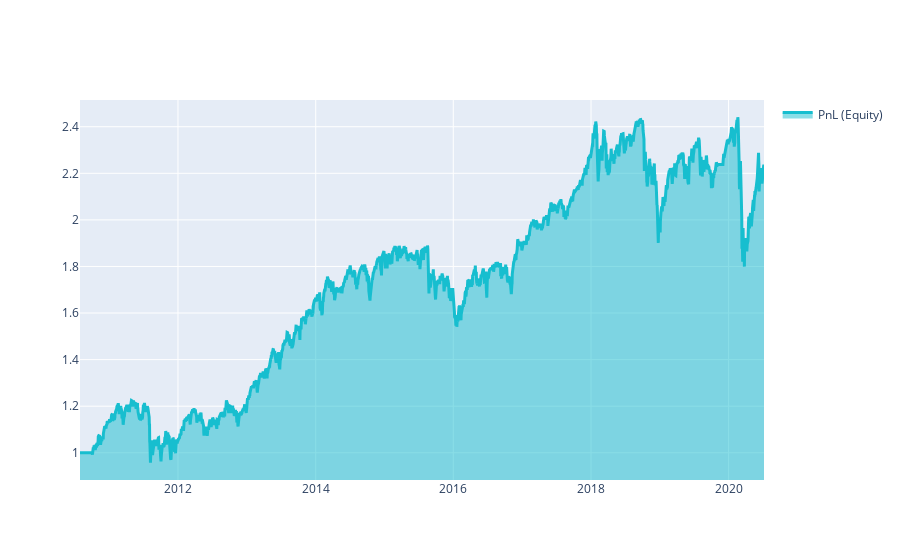

The notebook cell this image was saved under:
### Code cell
# show plot with profit and losses:
performance = stat.to_pandas()["equity"]
qngraph.make_plot_filled(performance.index, performance, name="PnL (Equity)")

### Figure 1 — Plotly figure (JSON) as saved in the notebook; plotly's stock layout.template omitted (floating-point values rounded to 4 significant figures; data arrays with more than 128 entries replaced by an {"elided": "..."} marker saying what was removed)
{"data": [{"fill": "tonexty", "line": {"color": "#17BECF", "width": 3}, "name": "PnL (Equity)", "type": "scatter", "x": {"elided": "2501 str values"}, "y": {"elided": "2501 float values"}}], "layout": {"showlegend": true, "yaxis": {"range": [0.8831, 2.515]}}}
